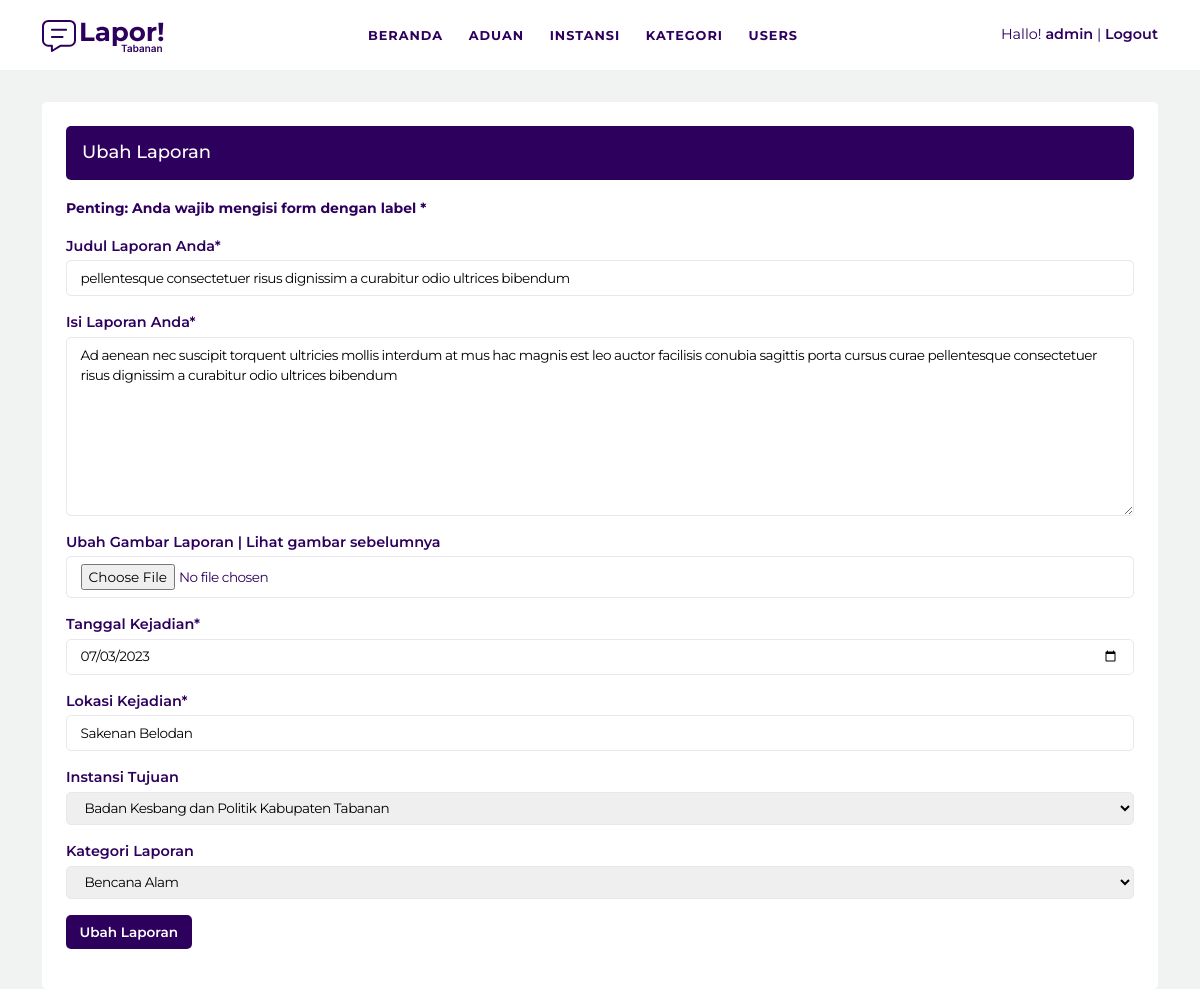
The page /admin-aduan-edit.php?aduan_id=11 (signed in) on the database its author committed.
### tables this page shows
CREATE TABLE `laporan` (
  `id_laporan` tinyint(4) NOT NULL,
  `judul` varchar(300) NOT NULL,
  `isi` varchar(500) NOT NULL,
  `gambar` int(4) NOT NULL,
  `tanggal` varchar(50) NOT NULL,
  `lokasi` varchar(100) NOT NULL,
  `id_users` tinyint(4) NOT NULL,
  `id_instansi` tinyint(4) NOT NULL,
  `id_kategori` tinyint(4) NOT NULL,
  `status` varchar(50) NOT NULL,
  `tanggal_dibuat` varchar(50) NOT NULL,
  `tanggal_diubah` varchar(50) NOT NULL
);

CREATE TABLE `instansi` (
  `id` tinyint(4) NOT NULL,
  `nama_instansi` varchar(200) NOT NULL,
  `tingkat_instansi` varchar(100) NOT NULL,
  `username` varchar(100) NOT NULL,
  `password` varchar(500) NOT NULL
);

CREATE TABLE `kategori` (
  `id` tinyint(4) NOT NULL,
  `nama_kategori` varchar(100) NOT NULL
);

### admin-aduan-edit.php (the view, shortened to what this page needs)
<?php include 'header.php'; ?>
<?php
$aduan_id = $_GET['aduan_id'];
$sql_get_laporan = mysqli_query( $koneksi, "SELECT * FROM laporan WHERE id_laporan='$aduan_id' " );
$row_laporan = mysqli_fetch_assoc( $sql_get_laporan );
?>
<section class="aduan-form-wrapper">
	<div class="container">
		<div class="aduan-form-container">
			<div class="aduan-form-heading">
				<h3>Ubah Laporan</h3>
			</div>
			<div class="aduan-form">
				<p><b><small>Penting: Anda wajib mengisi form dengan label *</small></b></p>
				<form action="admin/admin-update-laporan.php" method="post" enctype="multipart/form-data">
				<div class="aduan-form-group">
					<label for="">Judul Laporan Anda*</label>
					<input type="text" name="judul" placeholder="Ketik judul laporan anda" value="<?php echo $row_laporan['judul']; ?>" required>
				</div>
				<div class="aduan-form-group">
					<label for="">Isi Laporan Anda*</label>
					<textarea name="isi" cols="30" rows="8" placeholder="Ketik isi laporan anda" required><?php echo $row_laporan['isi']; ?></textarea>
				</div>
				<div class="aduan-form-group">
					<label for="">Ubah Gambar Laporan | <a target="_blank" href="assets/image/<?php echo $row_laporan['id_laporan']; ?>.jpg">Lihat gambar sebelumnya</a></label>
					<input type="file" name="gambar">
				</div>
				<div class="aduan-form-group">
					<label for="">Tanggal Kejadian*</label>
					<input type="date" name="tanggal" value="<?php echo $row_laporan['tanggal']; ?>" required>
				</div>
				<div class="aduan-form-group">
					<label for="">Lokasi Kejadian*</label>
					<input type="text" name="lokasi" placeholder="Ketik lokasi kejadian" value="<?php echo $row_laporan['lokasi']; ?>" required>
				</div>
				<div class="aduan-form-group">
					<label for="">Instansi Tujuan</label>
					<select name="id_instansi">
						<?php
						$instansi_id_selected = $row_laporan['id_instansi'];
						$sql_instansi = mysqli_query( $koneksi, "SELECT * FROM instansi" );
						while ( $row = mysqli_fetch_array( $sql_instansi, MYSQLI_ASSOC ) ) {
						?>
							<option value="<?php echo $row['id']; ?>" <?php if ( $row['id'] == $instansi_id_selected ) { echo 'selected="selected"'; }  ?>><?php echo $row['nama_instansi']; ?></option>
						<?php
						}
						?>
					</select>
				</div>
				<div class="aduan-form-group">
					<label for="">Kategori Laporan</label>
					<select name="id_kategori">
						<?php
						$kategori_id_selected = $row_laporan['id_kategori'];
						$sql_kategori = mysqli_query( $koneksi, "SELECT * FROM kategori" );
						while ( $row = mysqli_fetch_array( $sql_kategori, MYSQLI_ASSOC ) ) {
						?>
							<option value="<?php echo $row['id']; ?>" <?php if ( $row['id'] == $kategori_id_selected ) { echo 'selected="selected"'; }  ?>><?php echo $row['nama_kategori']; ?></option>
						<?php
						}
						?>
					</select>
				</div>
				<div class="aduan-form-group">
					<button type="submit">Ubah Laporan</button>
				</div>
				</form>
			</div>
		</div>
	</div>
</section>
<?php include 'footer.php'; ?>

### assets/css/style.css (style rules this page uses)
:root { --font-family: 'Montserrat', sans-serif; --body-bg: #f1f3f3; --bg: #fff; --bg-dark: #2e005d; --text: #2e005d; --text-gray: ; --text-white: #fff; --text-light: ; --border: #eae6ef; --border-dark: #2e005d; --primary: #2e005d; --secondary: ; --link: ; --link-hover: ; }
body { font-family: var(--font-family); background: var(--body-bg); color: var(--text); }
a { text-decoration: none; color: inherit; }
.aduan-form-wrapper { margin-top: 2em; }
.aduan-form-container { background: var(--bg); padding: 1.5em; border-radius: 5px; }
.aduan-form-heading { background: var(--bg-dark); color: var(--text-white); padding: 1em; border-radius: 5px; margin-bottom: 1em; }
.aduan-form-heading h3 { margin: 0; font-size: large; }
.aduan-form-group { margin-bottom: 1em; }
.aduan-form-group label { display: block; font-size: .9rem; font-weight: 600; margin-bottom: .2em; }
.aduan-form-group input, .aduan-form-group textarea, .aduan-form-group select { display: block; padding: .5em 1em; border: 1px solid var(--border); border-radius: 5px; width: 100%; font-size: .85rem; letter-spacing: -0.5px; }
.aduan-form-group button, .aduan-form-group a.button-link { display: inline-block; padding: .5em 1em; border-radius: 5px; background: var(--bg-dark); color: var(--text-white); border: none; outline: none; font-family: inherit; font-weight: 600; font-size: .85rem; }

### rows shown on the page
laporan: judul "pellentesque consectetuer risus dignissim a curabitur odio ultrices bibendum", isi "Ad aenean nec suscipit torquent ultricies mollis interdum at mus hac magnis est leo auctor facilisis conubia sagittis porta cursus curae pellentesque consectetuer risus dignissim a curabitur odio ultrices bibendum", tanggal "07/03/2023", lokasi "Sakenan Belodan", id_instansi "Badan Kesbang dan Politik Kabupaten Tabanan", id_kategori "Bencana Alam"

### other values the page prints
$_SESSION['username'] "admin"
